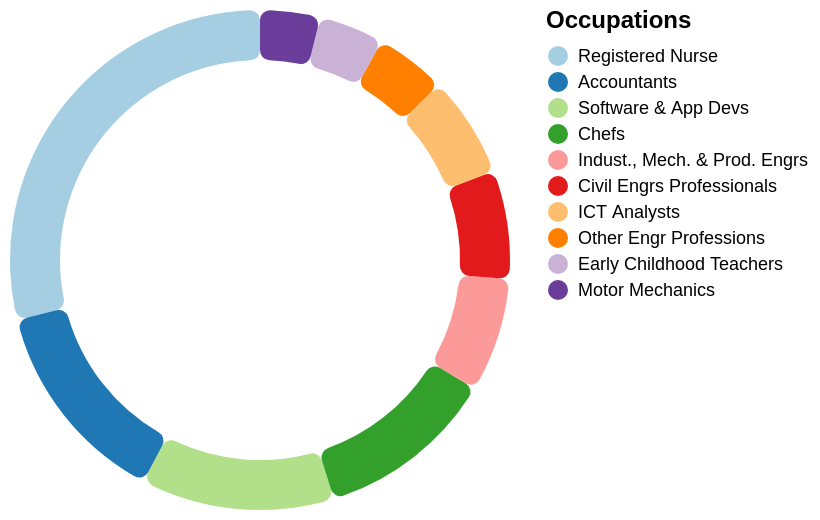

This figure's Vega-Lite source:
### Vega-Lite specification from a JSON file in a GitHub repository (floating-point values rounded to 4 significant figures)
{"$schema": "https://vega.github.io/schema/vega-lite/v6.json", "description": "Top 10 Migrant Occupations in Australia 2023-24", "width": 250, "height": 250, "data": {"values": [{"category": "Registered Nurse", "value": 9813}, {"category": "Accountants", "value": 4570}, {"category": "Software & App Devs", "value": 4243}, {"category": "Chefs", "value": 3957}, {"category": "Indust., Mech. & Prod. Engrs", "value": 2509}, {"category": "Civil Engrs Professionals", "value": 2380}, {"category": "ICT Analysts", "value": 2232}, {"category": "Other Engr Professions", "value": 1556}, {"category": "Early Childhood Teachers", "value": 1429}, {"category": "Motor Mechanics", "value": 1319}]}, "params": [{"name": "job_highlight", "select": {"type": "point", "fields": ["category"]}, "bind": "legend"}], "layer": [{"mark": {"type": "arc", "innerRadius": 100, "cornerRadius": 5}, "encoding": {"theta": {"field": "value", "type": "quantitative"}, "color": {"field": "category", "type": "nominal", "scale": {"domain": ["Registered Nurse", "Accountants", "Software & App Devs", "Chefs", "Indust., Mech. & Prod. Engrs", "Civil Engrs Professionals", "ICT Analysts", "Other Engr Professions", "Early Childhood Teachers", "Motor Mechanics"], "range": ["#a6cee3", "#1f78b4", "#b2df8a", "#33a02c", "#fb9a99", "#e31a1c", "#fdbf6f", "#ff7f00", "#cab2d6", "#6a3d9a"]}, "legend": {"title": "Occupations", "labelFontSize": 9, "titleFontSize": 12, "titleFontWeight": "bold"}}, "opacity": {"condition": {"param": "job_highlight", "value": 1}, "value": 0.25}, "tooltip": [{"field": "category", "type": "nominal", "title": "Occupantion"}, {"field": "value", "type": "quantitative", "aggregate": "sum", "title": "Occupants", "format": ","}]}}], "config": {}}
